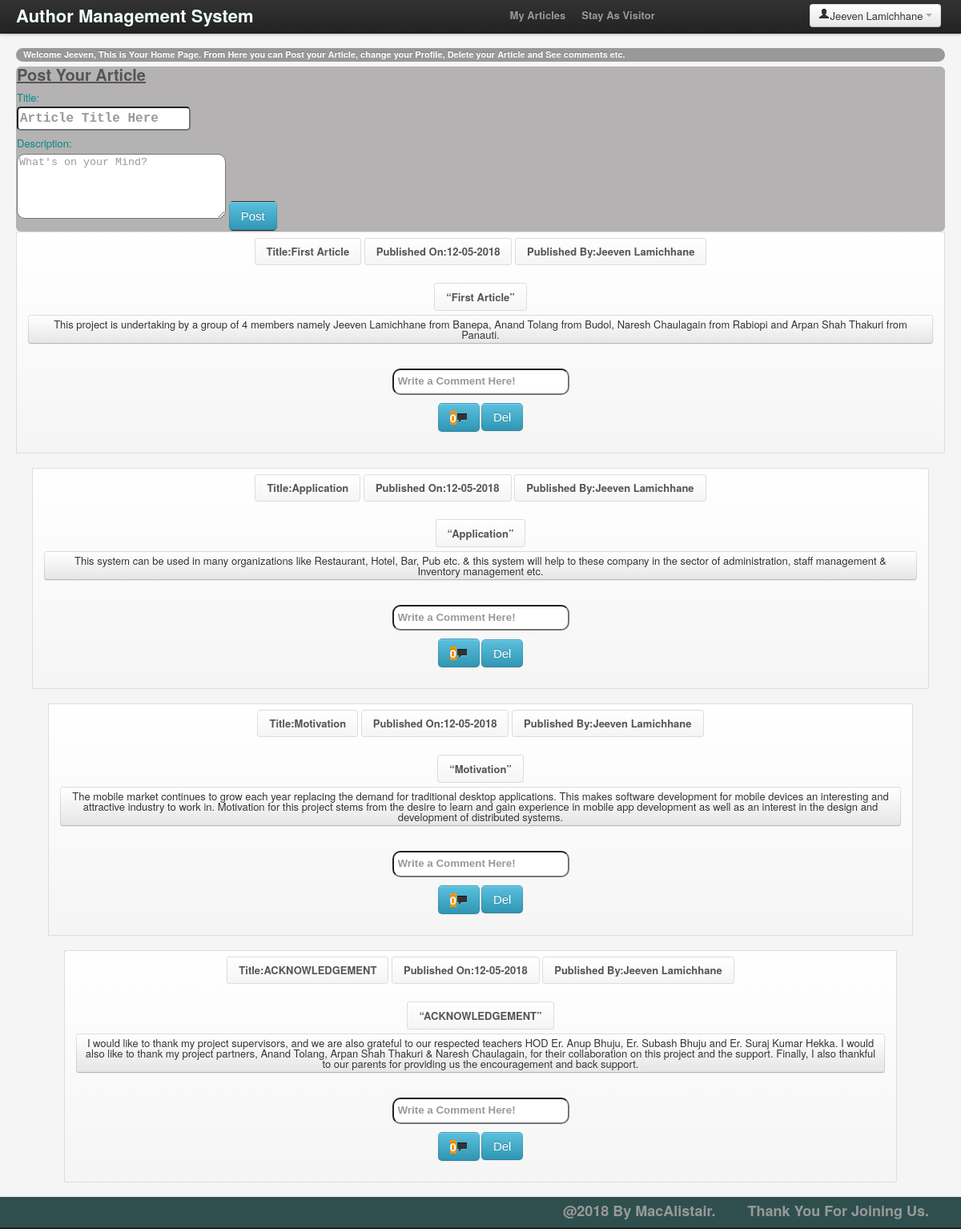
The app's page /author.php (signed in) with its own data.
### tables this page shows
CREATE TABLE `users` (
  `user_id` int(11) NOT NULL,
  `fname` varchar(100) NOT NULL,
  `lname` varchar(100) NOT NULL,
  `address` varchar(100) NOT NULL,
  `phone` varchar(10) NOT NULL,
  `dob` varchar(15) NOT NULL,
  `occ` varchar(100) NOT NULL,
  `gender` varchar(6) NOT NULL
);

CREATE TABLE `article` (
  `article_id` int(11) NOT NULL,
  `title` varchar(100) NOT NULL,
  `descr` varchar(1000) NOT NULL,
  `user_id` int(11) NOT NULL,
  `dat` varchar(15) NOT NULL
);

### author.php (the view, shortened to what this page needs)
<?php
include( 'processing.php' );
if ( isset( $_SESSION[ 'uid' ] ) ) {
	$users_id = $_SESSION[ 'uid' ];
	$udetails = "SELECT * FROM users WHERE user_id ='$users_id'";
	$u_run = mysqli_query( $connect, $udetails );
	if ( $u_row = $u_run->fetch_assoc() );
	?>
	<!DOCTYPE html>
	<html>
	<head>
		<link rel="stylesheet" href="css/bootstrap.css">
	</head>
	<body>
		<div class="navbar navbar-fixed-top">
			<div class="navbar-inner">
				<div class="container-fluid">
					<a class="brand" href="author.php">Author Management System</a>
					<div class="nav-collapse">
						<ul class="nav">
							<li><a href="visitor.php?visit=1">Stay As Visitor</a>
							</li>
							<li><a href="articles.php?id=<?php echo $users_id; ?>">My Articles</a>
							</li>
						</ul>
					</div>
					<div class="btn-group pull-right">
						<a class="btn dropdown-toggle" data-toggle="dropdown" href="#">
                            <i class="icon-user"></i><?php echo $u_row['fname']." ".$u_row['lname'];?>
                            <span class="caret"></span>
                        </a>
					</div>
				</div>
			</div>
		</div>
		<div class="container-fluid">
			<div class="row-fluid">
				<div class="span9">
					<div id="welcome" class="badge">
						Welcome
						<?php echo $u_row['fname'];?>, This is Your Home Page. From Here you can Post your Article, change your Profile, Delete your Article and See comments etc.
					</div>
				</div>
			</div>
			<div class="row-fluid">
				<div class="span9">
					<div id="posting" class="poster">
						<form>
							<table width="100%">
								<tr>
									<td>
										<b class="help-block" style="font-size: 15pt; text-decoration: underline">Post Your Article</b>
									</td>
								</tr>
								<tr>
									<td>Title:</td>
								</tr>
								<tr>
									<td><input type="text" class="input-append" name="title" placeholder="Article Title Here" required>
									</td>
								</tr>
								<tr>
									<td>Description:</td>
								</tr>
								<tr>
									<td>
										<textarea rows="5" cols="30" class="typeahead" style="border-radius: 10px;" placeholder="What's on your Mind?" name="descr" required></textarea>
										<button type="submit" name="post" class="btn btn-info btn-large badge-inverse" onClick="post1(this.form)">Post</button>
									</td>
								</tr>
							</table>
						</form>
					</div>
				</div>
			</div>
		</div>
		<?php
		$art = "SELECT * FROM article WHERE user_id='$users_id' ORDER BY article_id DESC";
		$art_run = mysqli_query( $connect, $art );
		while ( $art_row = mysqli_fetch_object( $art_run ) ) {
			$title = $art_row->title;
			$descr = $art_row->descr;
			$dat = $art_row->dat;
			$art_id = $art_row->article_id;
			$com = "SELECT * FROM comment WHERE article_id='$art_id'";
			$com_run = mysqli_query( $connect, $com );
			?>
		<div class="container-fluid">
			<div class="row-fluid">
				<div class="span9 pagination-centered">
					<div class="row-fluid help-block alert-error">
						<div class="breadcrumb help-block pagination-centered">
							<strong class="breadcrumb help-inline">Title:<b><?php echo $title; ?></b></strong>
							<strong class="breadcrumb help-inline">Published On:<b><?php echo $dat; ?></b></strong>
							<strong class="breadcrumb help-inline">Published By:<b><?php echo $u_row['fname']." ".$u_row['lname']; ?></b></strong>
							<p>
								<center><b class="breadcrumb"><q><?php echo $title; ?></q></b>
								</center>
								<p class="carousel btn">
									<?php echo $descr; ?>
								</p>
								<?php
								$count = mysqli_num_rows( $com_run );
									?>
							</p>
							<table align="center">
								<form>
									<input style="border-radius: 10px;" id="comments" name="comments" class="help-inline input-large" placeholder="Write a Comment Here!" required/>
									<tr>
										<td><button type="submit" name="comment" class="btn btn-toolbar btn-large btn-info carousel" onClick="comt(this.form)"><b class="label-warning"><?php echo $count; ?></b><i class="icon-comment"></i></button>
										</td>
								</form>
								<form>
									<td><button type="submit" name="delete" class="btn btn-toolbar btn-large btn-info carousel" onClick="sure(this.form)">Del</button>
									</td>
								</form>
							</table>
						</div>
					</div>
				</div>
			</div>
			<?php
			}
			?>
			<div class="navbar navbar-fixed-bottom">
				<div class="navbar-inner">
					<div class="container-fluid1">
						<marquee>
							<a class="brand1">Thank You For Joining Us.</a>
							<a class="brand1">@2018 By MacAlistair.</a>
						</marquee>
					</div>
				</div>
			</div>
	</body>
	</html>
	<?php
	} else {
		header( "location: login.php" );
	}
	?>

### author.php (style rules this page uses)
body { padding-top: 60px; padding-bottom: 40px; }

### records on screen
users: fname "Jeeven", lname "Lamichhane"
article: title "First Article", dat "12-05-2018", user.fname "Jeeven", user.lname "Lamichhane", descr "This project is undertaking by a group of 4 members namely Jeeven Lamichhane from Banepa, Anand Tolang from Budol, Naresh Chaulagain from Rabiopi and Arpan Shah Thakuri from Panauti.", count "0"
article: title "Application", dat "12-05-2018", user.fname "Jeeven", user.lname "Lamichhane", descr "This system can be used in many organizations like Restaurant, Hotel, Bar, Pub etc. & this system will help to these company in the sector of administration, staff management & Inventory management etc.", count "0"
article: title "Motivation", dat "12-05-2018", user.fname "Jeeven", user.lname "Lamichhane", descr "The mobile market continues to grow each year replacing the demand for traditional desktop applications. This makes software development for mobile devices an interesting and attractive industry to work in. Motivation for this project stems from the desire to learn and gain experience in mobile app development as well as an interest in the design and development of distributed systems.", count "0"
article: title "ACKNOWLEDGEMENT", dat "12-05-2018", user.fname "Jeeven", user.lname "Lamichhane", descr "I would like to thank my project supervisors, and we are also grateful to our respected teachers HOD Er. Anup Bhuju, Er. Subash Bhuju and Er. Suraj Kumar Hekka. I would also like to thank my project partners, Anand Tolang, Arpan Shah Thakuri & Naresh Chaulagain, for their collaboration on this project and the support. Finally, I also thankful to our parents for providing us the encouragement and back support.", count "0"
